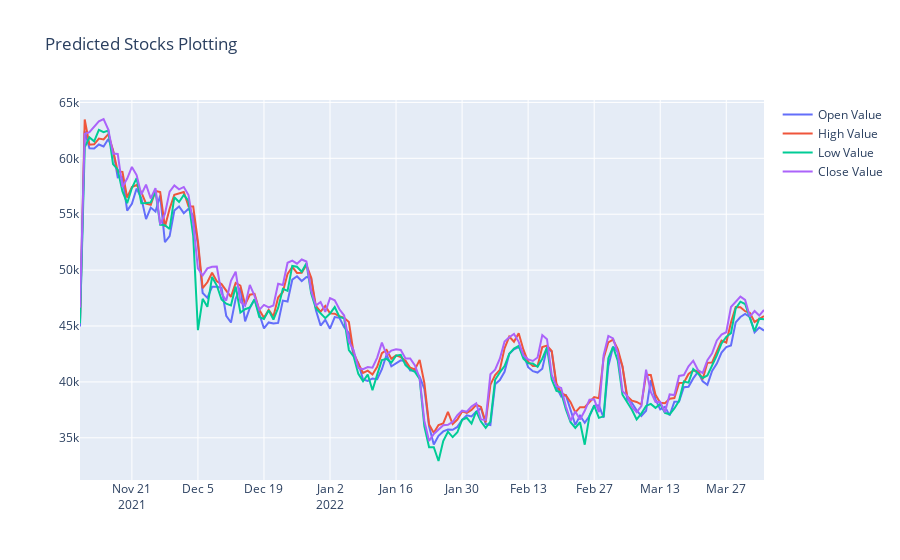

Notebook code cell kept with this figure:
### Code cell
data_open = go.Scatter(x=df_pred['Date'],
                           y=df_pred['Open'],
                           name="Open Value")
data_high = go.Scatter(x=df_pred['Date'],
                           y=df_pred['High'],
                           name="High Value")
data_low = go.Scatter(x=df_pred['Date'],
                           y=df_pred['Low'],
                           name="Low Value")
data_close = go.Scatter(x=df_pred['Date'],
                           y=df_pred['Close'],
                           name="Close Value")


layout = dict(title="Predicted Stocks Plotting")
fig = go.Figure(data=[data_open, data_high, data_low, data_close], layout=layout)
fig.update(layout_xaxis_rangeslider_visible=False)

fig.show()

### Figure 1 — Plotly figure (JSON) as saved in the notebook; plotly's stock layout.template omitted (floating-point values rounded to 4 significant figures; data arrays with more than 128 entries replaced by an {"elided": "..."} marker saying what was removed)
{"data": [{"name": "Open Value", "type": "scatter", "x": {"elided": "146 str values"}, "y": {"elided": "146 float values"}}, {"name": "High Value", "type": "scatter", "x": {"elided": "146 str values"}, "y": {"elided": "146 float values"}}, {"name": "Low Value", "type": "scatter", "x": {"elided": "146 str values"}, "y": {"elided": "146 float values"}}, {"name": "Close Value", "type": "scatter", "x": {"elided": "146 str values"}, "y": {"elided": "146 float values"}}], "layout": {"title": {"text": "Predicted Stocks Plotting"}, "xaxis": {"rangeslider": {"visible": false}}}}
